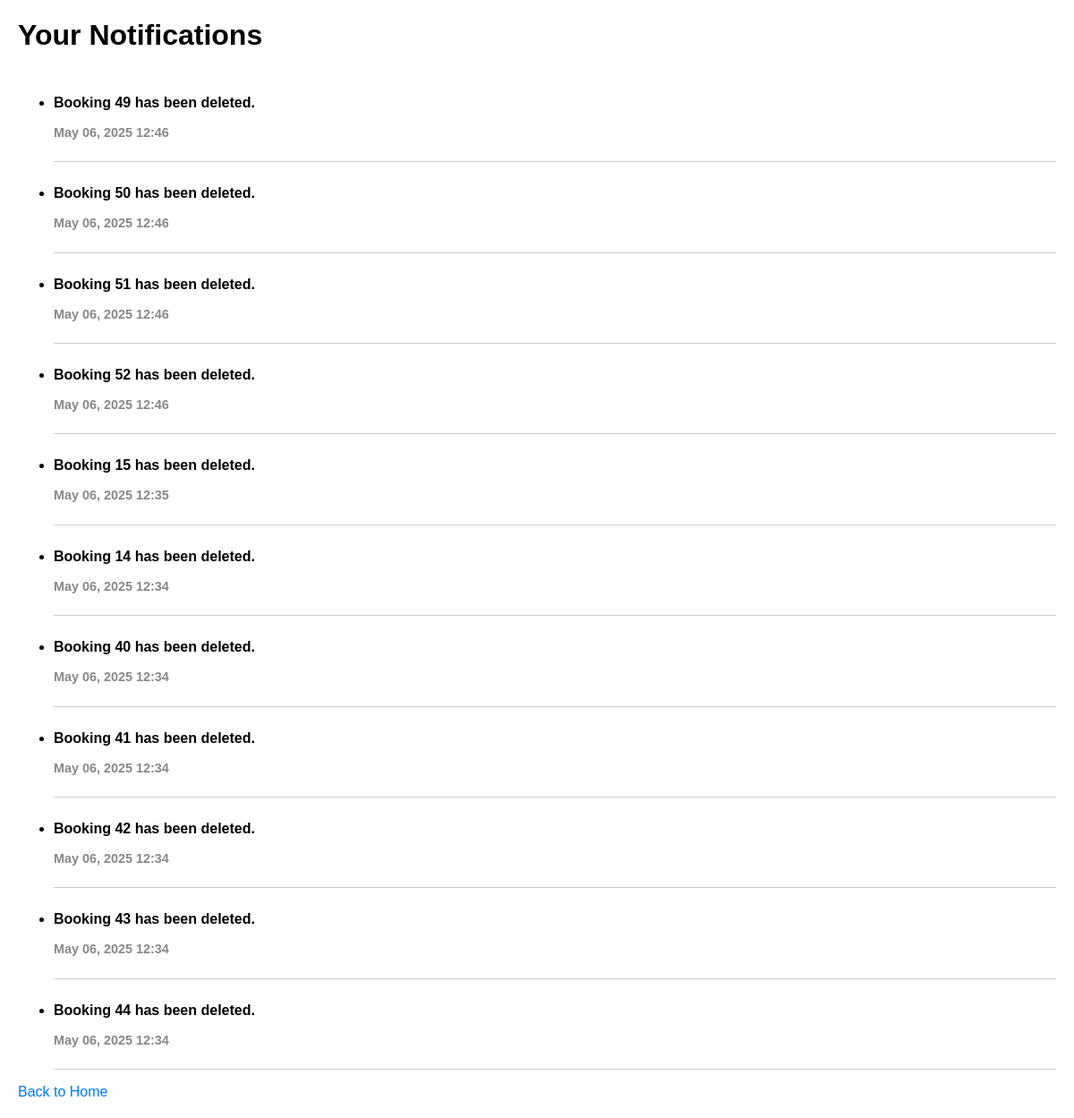
The app's page /notifications/ (signed in) with its own data.
### bookings/models.py (models this page shows)
class Notification(models.Model):
    user = models.ForeignKey(User, on_delete=models.CASCADE)
    message = models.TextField()
    created_at = models.DateTimeField(auto_now_add=True)
    is_read = models.BooleanField(default=False)

### bookings/views.py (the view)
# urls.py: path('notifications/', views.notifications, name='notifications'),
def notifications(request):
    if not request.user.is_authenticated:
        return redirect('home')
    notifications = Notification.objects.filter(user=request.user).order_by('-created_at')
    return render(request, 'notifications.html', {'notifications': notifications})

### bookings/templates/notifications.html (shortened to what this page needs)
<!DOCTYPE html>
<html lang="en">
<head>
</head>
<body>
    <h1>Your Notifications</h1>
    {% if notifications %}
        <ul>
            {% for notification in notifications %}
                <li class="notification {% if not notification.is_read %}unread{% endif %}">
                    <p>{{ notification.message }}</p>
                    <p class="timestamp">{{ notification.created_at|date:"M d, Y H:i" }}</p>
                </li>
            {% endfor %}
        </ul>
    {% else %}
        <p>No notifications to show.</p>
    {% endif %}
    <p><a href="{% url 'home' %}">Back to Home</a></p>
</body>
</html>

### bookings/templates/notifications.html (style rules this page uses)
body { font-family: Arial, sans-serif; margin: 20px; }
.notification { border-bottom: 1px solid #ccc; padding: 10px 0; }
.timestamp { color: #888; font-size: 0.9em; }
.unread { font-weight: bold; }
a { text-decoration: none; color: #007BFF; }

### records on screen
Notification: message "Booking 49 has been deleted.", created_at "May 06, 2025 12:46"
Notification: message "Booking 50 has been deleted.", created_at "May 06, 2025 12:46"
Notification: message "Booking 51 has been deleted.", created_at "May 06, 2025 12:46"
Notification: message "Booking 52 has been deleted.", created_at "May 06, 2025 12:46"
Notification: message "Booking 15 has been deleted.", created_at "May 06, 2025 12:35"
Notification: message "Booking 14 has been deleted.", created_at "May 06, 2025 12:34"
Notification: message "Booking 40 has been deleted.", created_at "May 06, 2025 12:34"
Notification: message "Booking 41 has been deleted.", created_at "May 06, 2025 12:34"
Notification: message "Booking 42 has been deleted.", created_at "May 06, 2025 12:34"
Notification: message "Booking 43 has been deleted.", created_at "May 06, 2025 12:34"
Notification: message "Booking 44 has been deleted.", created_at "May 06, 2025 12:34"
